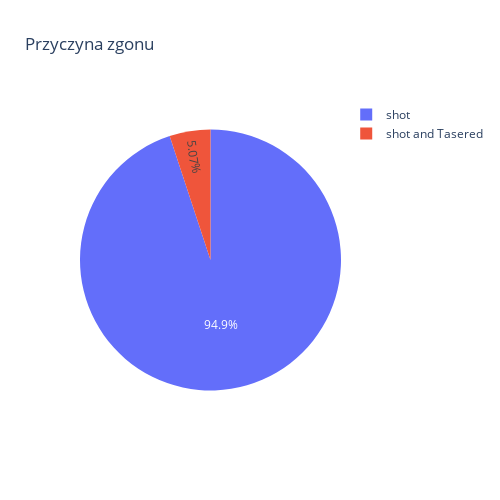

The notebook cell saved with this chart:
### Code cell
data = df['manner_of_death'].value_counts().reset_index()
data.columns = [
    'manner_of_death', 
    'count'
]

fig = px.pie(
    data, 
    values='count', 
    names='manner_of_death', 
    title='Przyczyna zgonu', 
    width=500, 
    height=500
)

fig.show()

### Figure 1 — Plotly figure (JSON) as saved in the notebook; plotly's stock layout.template omitted (floating-point values rounded to 4 significant figures)
{"data": [{"domain": {"x": [0, 1], "y": [0, 1]}, "hovertemplate": "manner_of_death=%{label}<br>count=%{value}<extra></extra>", "labels": ["shot", "shot and Tasered"], "legendgroup": "", "name": "", "showlegend": true, "type": "pie", "values": [4647, 248]}], "layout": {"height": 500, "legend": {"tracegroupgap": 0}, "title": {"text": "Przyczyna zgonu"}, "width": 500}}
